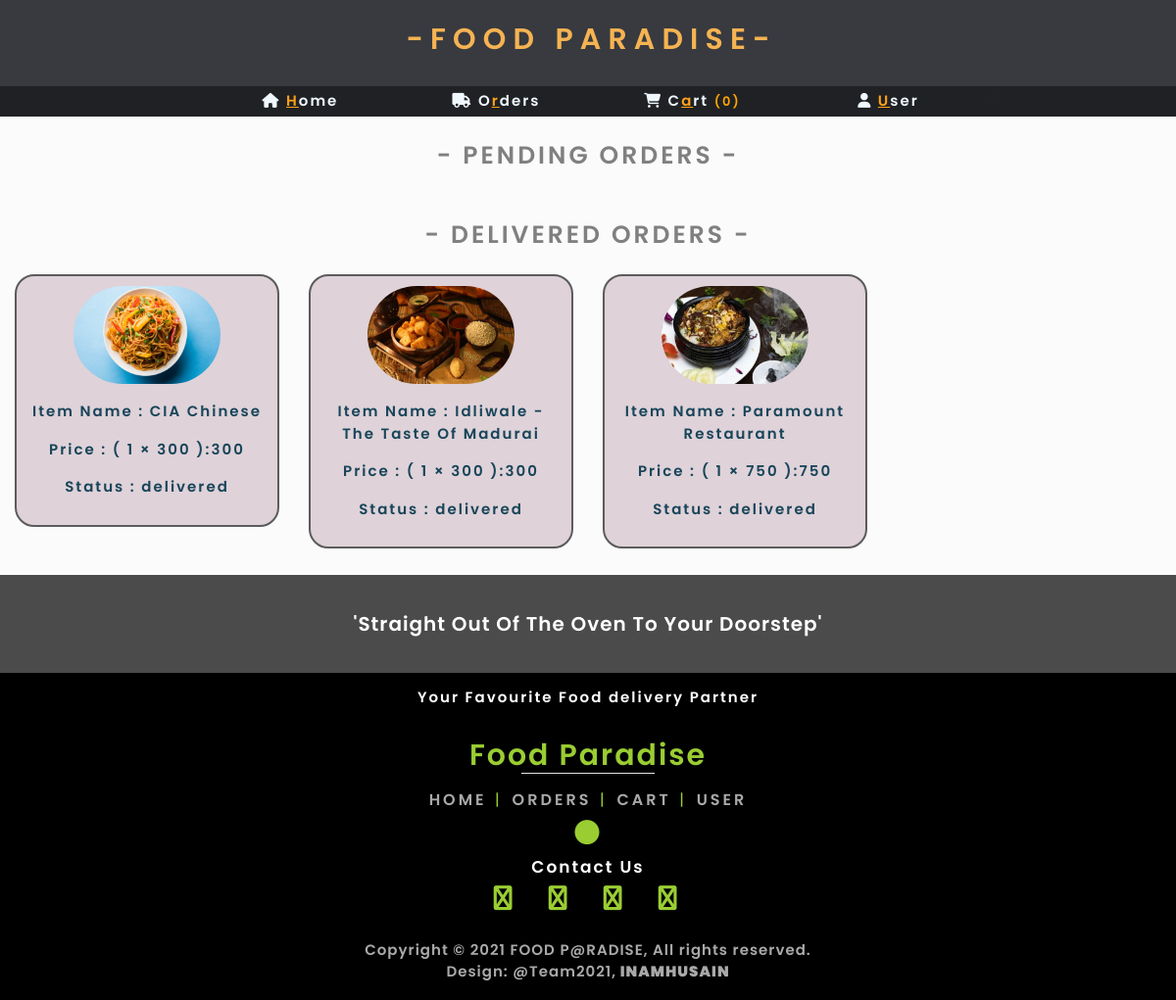
The page /User/order.php (signed in) on the database as committed earlier.
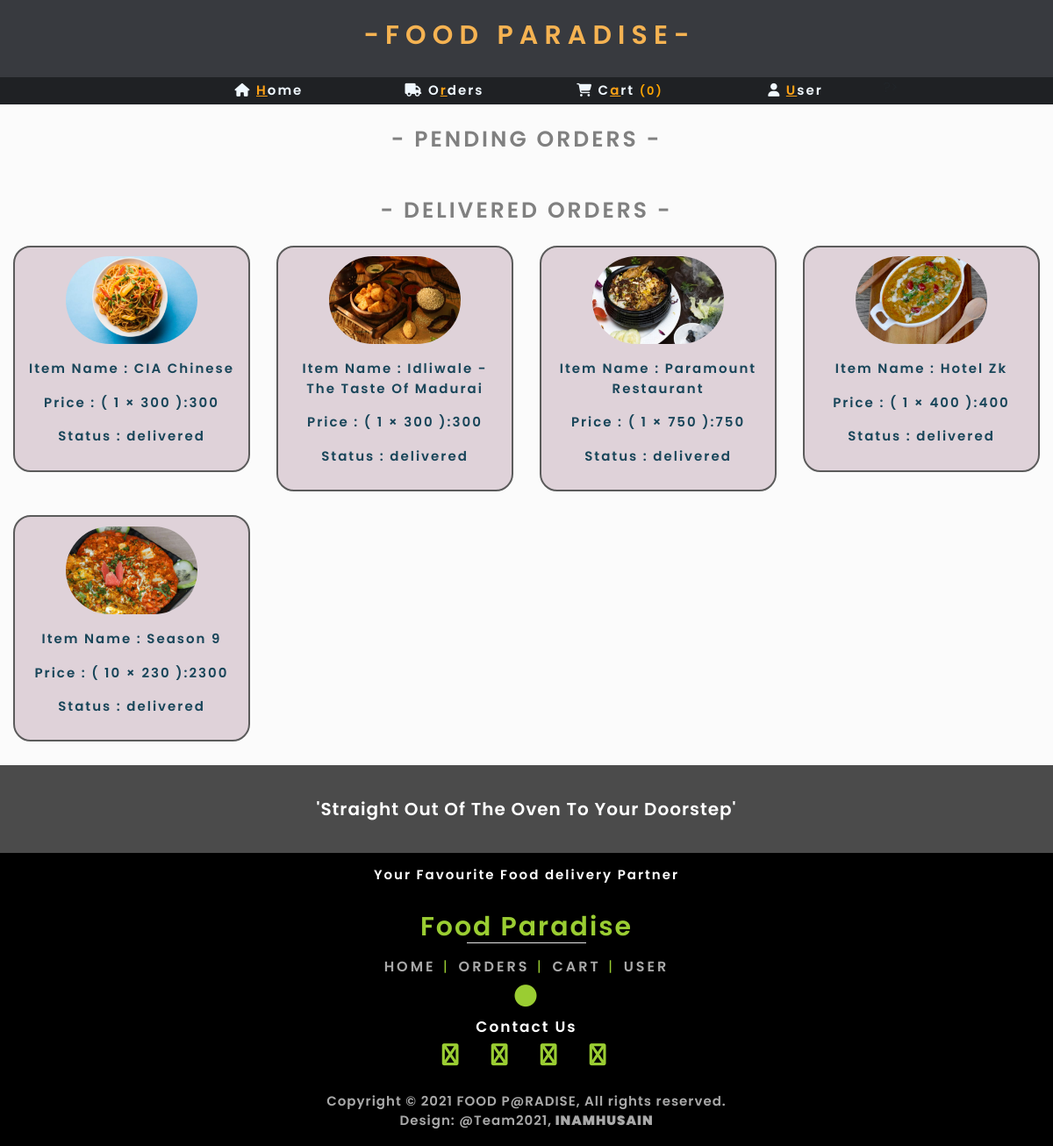
The same page on the database as committed later.
### tables this page shows
CREATE TABLE `items_master` (
  `id` int(255) NOT NULL,
  `item_photo` varchar(255) NOT NULL,
  `item_name` varchar(255) NOT NULL,
  `category` varchar(255) NOT NULL,
  `address` varchar(255) NOT NULL,
  `rating` varchar(255) NOT NULL,
  `miniutes` int(255) NOT NULL,
  `price` int(255) NOT NULL,
  `type` varchar(255) NOT NULL,
  `status` varchar(255) NOT NULL
);

CREATE TABLE `orders` (
  `id` int(255) NOT NULL,
  `user_email` varchar(255) NOT NULL,
  `product_id` int(255) NOT NULL,
  `quantity` int(255) NOT NULL,
  `status` varchar(255) NOT NULL,
  `total_price` int(255) NOT NULL
);

### User/order.php (the view, shortened to what this page needs)
<?php
include 'conn.php';
$user_email = $_SESSION['user_email'];
?>
<!DOCTYPE html>
<html lang="en">
<head>
    <?php
        include '../Admin/links.php';
    ?>
    <link rel="stylesheet" href="css/orders.css">
</head>
<body onload="myfunc()">
    <?php include 'menu.php';?>
    <form method="POST">
        <div class="container-fluid">
            <div class="row justify-content-center">
                <div class="col-md-11">
                    <p class="title text-center">- PENDING ORDERS -</p>
                </div>
            </div>
        </div>
    </form>
        <div class="container-fluid">
            <div class="row justify-content-center">
                <div class="col-md-11">
                    <p class="title text-center">- DELIVERED ORDERS -</p>
                </div>
            </div>
            <div class="row">
                    <?php
                        $selectquery = "SELECT * FROM `orders` WHERE `user_email`='$user_email' AND `status`='delivered'";
                        $query = mysqli_query($con,$selectquery);
                        while($res = mysqli_fetch_array($query))
                        {
                            $p_id = $res['product_id'];
                            $sel_query = "SELECT * FROM `items_master` WHERE `id`=$p_id";
                            $query_sel = mysqli_query($con,$sel_query);
                            while($res_id = mysqli_fetch_array($query_sel))
                            {
                                ?>
                                    <div class="col-lg-3 text-center">
                                        <div class="card_crd">
                                            <div class="row justify-content-center">
                                                <div class="col-md-12 text-center">
                                                    <img src="../Admin/<?php echo $res_id['item_photo'];?>" height="100px" width="150px" ">
                                                </div>
                                            </div>
                                            <div class="row">
                                                <div class="col-md-12">
                                                    <p>Item Name : <?php echo $res_id['item_name'];?></p>
                                                </div>
                                            </div>
                                            <div class="row">
                                                <div class="col-md-12">
                                                    <p>Price : ( <?php echo $res['quantity'];?> &#215; <?php echo $res_id['price'];?> ):<?php echo  $res['quantity']*$res_id['price'];?></p>
                                                </div>
                                            </div>
                                            <div class="row">
                                                <div class="col-md-12">
                                                    <p>Status : <?php echo $res['status'];?></p>
                                                </div>
                                            </div>
                                        </div>
                                    </div>
                                <?php
                            }
                        }
                    ?>
            </div>
        </div>
        <?php include 'footer.php'; ?>
</body>
</html>

### Admin/links.php (shortened to what this page needs)
<link rel="stylesheet" href="../assets/css/bootstrap.min.css">

### User/menu.php (shortened to what this page needs)
<?php
    $user = $_SESSION['user_email'];
    include 'conn.php';
    $select_cart = "SELECT * FROM `cart` WHERE `user_email`='$user'";
    $select_cart_query = mysqli_query($con,$select_cart);
    $count_items_cart = mysqli_num_rows($select_cart_query);
?>
<!DOCTYPE html>
<html lang="en">
<head>
    <?php include '../Admin/links.php' ?>
    <link rel="stylesheet" href="css/menu.css">
</head>
<body>
    <div class="container-fluid animation-menu-logo" id="menu-1">
        <div class="row" id="logo">
            <div class="col-md-12">
                <h1 class="text-center">- F O O D &nbsp; P A R A D I S E -</h1>
            </div>
        </div>
    </div>
    <div class="media_menu sticky-top animation-inner-menu" id="menu">
        <div class="row justify-content-center m-0">
            <div class="col-md-2 text-center" id="dis-none-css-in-home">
                <p>
                    <a href="home.php"><i class="fa fa-home" accesskey="h"></i> <span style="text-decoration: underline;color: #ffa216;">H</span>ome</a>
                </p>
            </div>
            <div class="col-md-2 text-center">
                <p>
                    <a href="order.php"><i class="fa fa-truck" accesskey="r"></i> O<span style="text-decoration: underline;color: #ffa216;">r</span>ders</a>
                </p>
            </div>
            <div class="col-md-2 text-center">
                <p>
                    <a href="cart.php"><i class="fa fa-shopping-cart" accesskey="a"></i> C<span style="text-decoration: underline;color: #ffa216;">a</span>rt <span class="span text-center">(<?php echo $count_items_cart;?>)</span> </a>
                </p>
            </div>
            <?php
                if(isset($_SESSION['guest']))
                {
                  ?>
                      <div class="col-md-2 text-center">
                            <p>
                                <a href="login.php"><i class="fa fa-user" accesskey="l"></i> <span style="text-decoration: underline;color: #ffa216;">L</span>ogin</a>
                            </p>
                        </div>
                  <?php
                }
                else
                {
                    ?>
                    <div class="col-md-2 text-center">
                        <p>
                            <a href="user.php" accesskey="u"><i class="fa fa-user"></i> <span style="text-decoration: underline;color: #ffa216;">U</span>ser</a>
                        </p>
                    </div>
                    <?php
                }
                ?>
        </div>
    </div>
</body>
</html>

### User/footer.php (shortened to what this page needs)
<!DOCTYPE html>
<html lang="en">
<head>
    <link rel="stylesheet" href="css/footer.css">
</head>
<body>
<div class="container-fluid slog-main">
    <div class="row ">
        <div class="col-lg-12">
            <p class="slog text-center">'Straight out of the oven to your doorstep'</p>
        </div>
    </div>
</div>
<div class="container-fluid" id="footer">
    <div class="row">
        <div class="col-lg-12">
            <p class="quts text-center">Your Favourite Food delivery Partner</p>
        </div>
    </div>
</div>
<div class="container-fluid pt-3" id="footer">
    <div class="rows">
        <div class="col-lg-12">
                <h1 class="footer-title text-center">Food Paradise</h1>
                <hr>
        </div>
    </div>
    <div class="row justify-content-center footer-menu">
        <div class="col-md-6 text-center">
            <a href="home.php">HOME</a>&nbsp; | &nbsp;
            <a href="order.php">ORDERS</a>&nbsp; | &nbsp;
            <a href="cart.php">CART</a>&nbsp; | &nbsp;
            <a href="user.php">USER</a>
        </div>
    </div>
    <div class="row">
        <div class="col-12 text-center">
            <p class="circle"><i class="fa fa-circle"></i></p>
        </div>
    </div>
</div>
<div class="container-fluid pt-3" id="footer">
    <div class="row justify-content-center">
        <div class="col-md-6">
            <div class="rows">
                <div class="col-lg-12">
                    <p class="follow text-center">Contact Us</p>
                </div>
            </div>
            <div class="row justify-content-center icon">
                <div class="col-md-1 text-center cont-ico"><i class="fa fa-instagram"></i></div>
                <div class="col-md-1 text-center cont-ico"><i class="fa fa-twitter"></i></div>
                <div class="col-md-1 text-center cont-ico"><i class="fa fa-facebook"></i></div>
                <div class="col-md-1 text-center cont-ico"><i class="fa fa-linkedin"></i></div>
            </div>
            <div class="row justify-content-center">
                <div class="col-md-12 text-center">
                    <p class="cpy-stet">Copyright © 2021 FOOD P@RADISE, All rights reserved.<br>Design: @Team2021,<b> INAMHUSAIN</b></p>
                </div>
            </div>
        </div>
    </div>
</div>
</body>
</html>

### User/css/orders.css (style rules this page uses)
body { background: #E7E7E7; }
.title { margin-top: 2%; margin-bottom: 2%; letter-spacing: 3px; font-size: 25px; font-weight: 600; color: #808080; }
.card_crd { margin: auto; padding: 4%; border: 2px solid #5b5b5b; margin-bottom: 10%; color: #184559; background: #DFD2D9; border-radius: 20px; }
p { font-size: 15px; letter-spacing: 2px; font-weight: 600; }
img { border-style: none; border-radius: 91px; margin-bottom: 7%; }

### User/css/menu.css (style rules this page uses)
#menu { background-color: #1F2124; }
#menu-1 h1 { font-size: 30px; line-height: 80px; font-weight: 600; }
#logo { background: #383A3F; color: #F6B352; }
#menu p { margin: 0; }
#menu p, a { line-height: 30px; color: #f0f8ff; font-weight: 600; letter-spacing: 2px; }
.span { color: #ffa500; font-size: 13px; }

### User/css/footer.css (style rules this page uses)
#footer { background: black; color: yellowgreen; }
.footer-title { font-size: 30px; font-weight: 600; letter-spacing: 2px; margin: 0; color: yellowgreen; }
hr { background: #fff; width: 12%; margin-top: 0; margin-bottom: 0; }
.slog-main { background: #000000b3; }
.slog { color: #fff; font-weight: 600; letter-spacing: 1px; text-transform: capitalize; margin: 0; line-height: 100px; font-size: 20px; }
.quts { margin: 0; line-height: 50px; color: #fff; letter-spacing: 2px; }
.follow { margin: 0; font-size: 17px; color: #fff; font-weight: 600; letter-spacing: 2px; }
#footer i { font-size: 25px; color: #9acd32; line-height: 37px; }
.cont-ico { border-radius: 34px; margin-right: 6px; }
.cpy-stet { margin: 0; padding-top: 4%; color: #a9a9a9; letter-spacing: 1px; font-weight: 600; margin-bottom: 3%; }
.footer-menu { padding-top: 1%; }
.footer-menu a { color: #a9a9a9; font-weight: 600; letter-spacing: 3px; }
.circle { margin: 0; margin-bottom: -1%; }

### Admin/links.php (style rules this page uses)
body { font-family: 'Poppins', sans-serif !important; background: #E7E7E7; background: #e7e7e729; }

Rows that differ between the two databases and show on the page:
added orders: quantity "1", $res['quantity']*$res_id['price'] "400", status "delivered"
now on this page (row edited): items_master: item_photo (picture), item_name "Hotel Zk", price "400"
added orders: quantity "10", $res['quantity']*$res_id['price'] "2300", status "delivered"
now on this page (row edited): items_master: item_photo (picture), item_name "Season 9", price "230"
